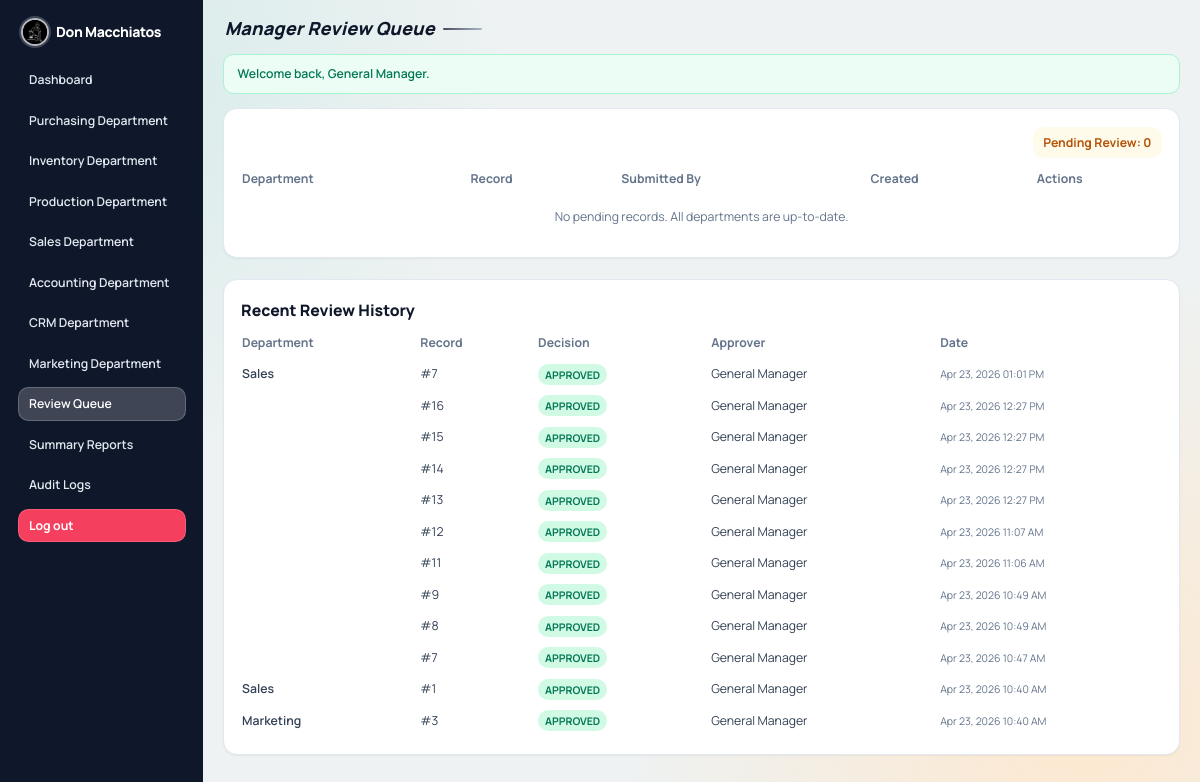
/approvals.php (signed in), run on the app's committed database.
### tables this page shows
CREATE TABLE `approval_logs` (
  `id` int(10) UNSIGNED NOT NULL,
  `module` enum('inventory','production','sales','accounting','crm','marketing') NOT NULL,
  `record_id` int(10) UNSIGNED NOT NULL,
  `action` enum('approved','rejected') NOT NULL,
  `note` text DEFAULT NULL,
  `action_by` int(10) UNSIGNED DEFAULT NULL,
  `action_at` datetime NOT NULL DEFAULT current_timestamp()
);

CREATE TABLE `users` (
  `id` int(10) UNSIGNED NOT NULL,
  `full_name` varchar(120) NOT NULL,
  `username` varchar(60) NOT NULL,
  `password_hash` varchar(255) NOT NULL,
  `role` enum('general_manager','department_head') NOT NULL,
  `department` enum('purchasing','inventory','production','sales','accounting','crm','marketing') DEFAULT NULL,
  `created_at` datetime NOT NULL DEFAULT current_timestamp(),
  `updated_at` datetime NOT NULL DEFAULT current_timestamp() ON UPDATE current_timestamp()
);

### includes/functions.php (called while the page is built, shortened)
<?php
function e($value): string
{
    return htmlspecialchars((string) $value, ENT_QUOTES, 'UTF-8');
}
function departments(): array
{
    global $DEPARTMENTS;
    return $DEPARTMENTS;
}
function department_label(string $departmentKey): string
{
    $list = departments();
    return $list[$departmentKey] ?? ucfirst($departmentKey);
}
function department_short_label(string $departmentKey): string
{
    return trim(str_replace(' Department', '', department_label($departmentKey)));
}
function format_table_value(string $column, $value): string
{
    if (in_array($column, ['created_at', 'updated_at', 'approved_at', 'last_purchase_at', 'paid_at'], true)) {
        $timestamp = strtotime((string) $value);
        return $timestamp ? date('M d, Y h:i A', $timestamp) : (string) $value;
    }
    return (string) $value;
}

### config.php (called while the page is built, shortened)
<?php
$DEPARTMENTS = [
    'purchasing' => 'Purchasing Department',
    'inventory' => 'Inventory Department',
    'production' => 'Production Department',
    'sales' => 'Sales Department',
    'accounting' => 'Accounting Department',
    'crm' => 'CRM Department',
    'marketing' => 'Marketing Department',
];

### approvals.php (the view, shortened to what this page needs)
<?php
$pdo = db();
$pendingRecords = [];
usort($pendingRecords, static function (array $a, array $b): int {
    return strtotime((string) $a['created_at']) <=> strtotime((string) $b['created_at']);
});
$recentLogs = $pdo->query("SELECT l.*, u.full_name AS approver_name
    FROM approval_logs l
    LEFT JOIN users u ON u.id = l.action_by
    ORDER BY l.action_at DESC
    LIMIT 12")
    ->fetchAll();
require_once __DIR__ . '/includes/layout_top.php';
?>
<section class="rounded-2xl border border-slate-200 bg-white p-5 shadow-sm">
    <div class="mb-3 text-left sm:text-right">
        <span class="inline-flex rounded-xl bg-amber-50 px-3 py-2 text-sm font-bold text-amber-700">Pending Review: <?= e((string) count($pendingRecords)) ?></span>
    </div>
    <div class="table-scroll">
        <table class="stack-table w-full min-w-[860px] text-sm">
            <thead>
            <tr class="text-left text-slate-500">
                <th class="pb-2 pr-4" data-priority="high">Department</th>
                <th class="pb-2 pr-4" data-priority="high">Record</th>
                <th class="pb-2 pr-4" data-priority="low">Submitted By</th>
                <th class="pb-2 pr-4" data-priority="low">Created</th>
                <th class="pb-2" data-priority="high">Actions</th>
            </tr>
            </thead>
            <tbody class="text-slate-700">
            <?php if ($pendingRecords): ?>
                <?php foreach ($pendingRecords as $record): ?>
                    <?php
                    $departmentKey = (string) $record['department_key'];
                    $recordId = (int) $record['id'];
                    ?>
                    <tr class="border-t border-slate-100">
                        <td class="py-2 pr-4 font-semibold"><?= e(department_short_label($departmentKey)) ?></td>
                        <td class="py-2 pr-4">#<?= e((string) $recordId) ?> - <?= e((string) $record['primary_value']) ?></td>
                        <td class="py-2 pr-4"><?= e($record['submitted_name'] ?? '-') ?></td>
                        <td class="py-2 pr-4"><?= e(format_table_value('created_at', $record['created_at'] ?? null)) ?></td>
                        <td class="py-2">
                            <div class="flex flex-wrap gap-2">
                                <button type="button" onclick="openModal('view-approval-<?= e($departmentKey) ?>-<?= e((string) $recordId) ?>')" class="rounded-lg border border-slate-300 bg-white px-3 py-1 text-xs font-bold text-slate-700 hover:bg-slate-50">View</button>
                                <button type="button" onclick="openModal('approve-<?= e($departmentKey) ?>-<?= e((string) $recordId) ?>')" class="rounded-lg border border-emerald-300 bg-emerald-50 px-3 py-1 text-xs font-bold text-emerald-700 hover:bg-emerald-100">Approve</button>
                                <button type="button" onclick="openModal('reject-<?= e($departmentKey) ?>-<?= e((string) $recordId) ?>')" class="rounded-lg border border-rose-300 bg-rose-50 px-3 py-1 text-xs font-bold text-rose-700 hover:bg-rose-100">Reject</button>
                            </div>
                        </td>
                    </tr>
                <?php endforeach; ?>
            <?php else: ?>
                <tr>
                    <td colspan="5" class="py-4 text-center text-slate-500">No pending records. All departments are up-to-date.</td>
                </tr>
            <?php endif; ?>
            </tbody>
        </table>
    </div>
</section>
<section class="mt-6 rounded-2xl border border-slate-200 bg-white p-5 shadow-sm">
    <h3 class="text-lg font-extrabold text-slate-900">Recent Review History</h3>
    <div class="table-scroll mt-3">
        <table class="stack-table w-full min-w-[760px] text-sm">
            <thead>
            <tr class="text-left text-slate-500">
                <th class="pb-2 pr-4" data-priority="high">Department</th>
                <th class="pb-2 pr-4" data-priority="high">Record</th>
                <th class="pb-2 pr-4" data-priority="high">Decision</th>
                <th class="pb-2 pr-4" data-priority="low">Approver</th>
                <th class="pb-2" data-priority="low">Date</th>
            </tr>
            </thead>
            <tbody class="text-slate-700">
            <?php if ($recentLogs): ?>
                <?php foreach ($recentLogs as $log): ?>
                    <tr class="border-t border-slate-100">
                        <td class="py-2 pr-4 font-semibold"><?= e(department_short_label((string) $log['module'])) ?></td>
                        <td class="py-2 pr-4">#<?= e((string) $log['record_id']) ?></td>
                        <td class="py-2 pr-4">
                            <span class="rounded-full px-2 py-1 text-xs font-bold <?= $log['action'] === 'approved' ? 'bg-emerald-100 text-emerald-700' : 'bg-rose-100 text-rose-700' ?>"><?= e(strtoupper((string) $log['action'])) ?></span>
                        </td>
                        <td class="py-2 pr-4"><?= e($log['approver_name'] ?? '-') ?></td>
                        <td class="py-2 text-xs text-slate-500"><?= e(format_table_value('updated_at', $log['action_at'] ?? null)) ?></td>
                    </tr>
                <?php endforeach; ?>
            <?php else: ?>
                <tr>
                    <td colspan="5" class="py-4 text-center text-slate-500">No approval history yet.</td>
                </tr>
            <?php endif; ?>
            </tbody>
        </table>
    </div>
</section>
<?php require_once __DIR__ . '/includes/layout_bottom.php'; ?>

### includes/layout_top.php (style rules this page uses)
:root { --canvas: #eef2f2; --text-main: #0f172a; --app-sidebar-md: 13.5rem; --app-sidebar-lg: 14.5rem; --app-content-x: 0.75rem; --app-content-y: 0.75rem; --app-card-pad: 1rem; --app-title-size: 1.35rem; --app-title-line: 1.25; --mobile-topbar-x: 0.75rem; --mobile-topbar-y: 0.75rem; --mobile-chip-font: 0.72rem; --mobile-chip-pad-x: 0.75rem; --mobile-chip-pad-y: 0.25rem; --table-scroll-edge: -0.25rem; --table-scroll-pad: 0.25rem; --stack-row-gap: 0.75rem; --stack-card-pad-y: 0.25rem; --stack-card-pad-x: 0.75rem; --stack-cell-font: 0.83rem; --stack-label-font: 0.64rem; }
*, *::before, *::after { box-sizing: border-box; }
html { font-size: 14px; }
body { font-family: 'Manrope', sans-serif; background: radial-gradient(circle at 10% 10%, #d8eceb 0%, transparent 30%), radial-gradient(circle at 90% 90%, #fde8cf 0%, transparent 35%), var(--canvas); color: var(--text-main); margin: 0; min-width: 320px; overflow-x: hidden; }
.table-scroll { overflow-x: auto; -webkit-overflow-scrolling: touch; scrollbar-width: thin; }
.table-scroll table { border-collapse: separate; border-spacing: 0; }
@media (min-width: 1024px) and (max-width: 1279px) { :root { --app-content-x: 1.4rem; --app-content-y: 1.2rem; --app-card-pad: 1.22rem; --app-title-size: 1.72rem; } }

### data on the page
approval_logs: module "Sales", record "7", action "APPROVED", action_by.full_name "General Manager", action_at "Apr 23, 2026 01:01 PM"
approval_logs: record "16", action "APPROVED", action_by.full_name "General Manager", action_at "Apr 23, 2026 12:27 PM"
approval_logs: record "15", action "APPROVED", action_by.full_name "General Manager", action_at "Apr 23, 2026 12:27 PM"
approval_logs: record "14", action "APPROVED", action_by.full_name "General Manager", action_at "Apr 23, 2026 12:27 PM"
approval_logs: record "13", action "APPROVED", action_by.full_name "General Manager", action_at "Apr 23, 2026 12:27 PM"
approval_logs: record "12", action "APPROVED", action_by.full_name "General Manager", action_at "Apr 23, 2026 11:07 AM"
approval_logs: record "11", action "APPROVED", action_by.full_name "General Manager", action_at "Apr 23, 2026 11:06 AM"
approval_logs: record "9", action "APPROVED", action_by.full_name "General Manager", action_at "Apr 23, 2026 10:49 AM"
approval_logs: record "8", action "APPROVED", action_by.full_name "General Manager", action_at "Apr 23, 2026 10:49 AM"
approval_logs: record "7", action "APPROVED", action_by.full_name "General Manager", action_at "Apr 23, 2026 10:47 AM"
approval_logs: module "Sales", record "1", action "APPROVED", action_by.full_name "General Manager", action_at "Apr 23, 2026 10:40 AM"
approval_logs: module "Marketing", record "3", action "APPROVED", action_by.full_name "General Manager", action_at "Apr 23, 2026 10:40 AM"

### other printed values
APP_NAME "Don Macchiatos"
$departmentName "Purchasing Department"
$departmentName "Inventory Department"
$departmentName "Production Department"
$departmentName "Sales Department"
$departmentName "Accounting Department"
$departmentName "CRM Department"
$departmentName "Marketing Department"
$pageTitle "Manager Review Queue"
$flash['message'] "Welcome back, General Manager."
count($pendingRecords) "0"
